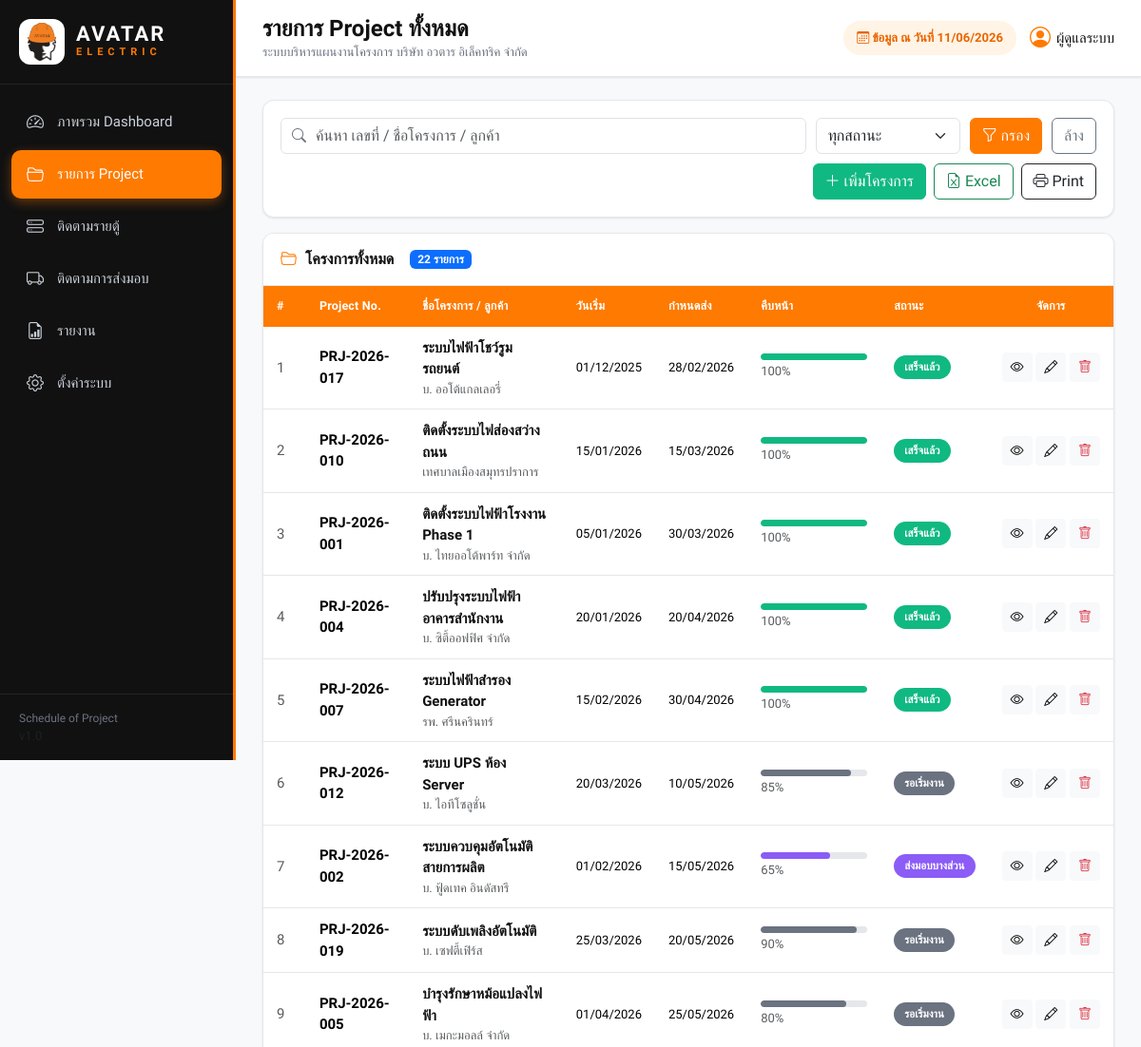
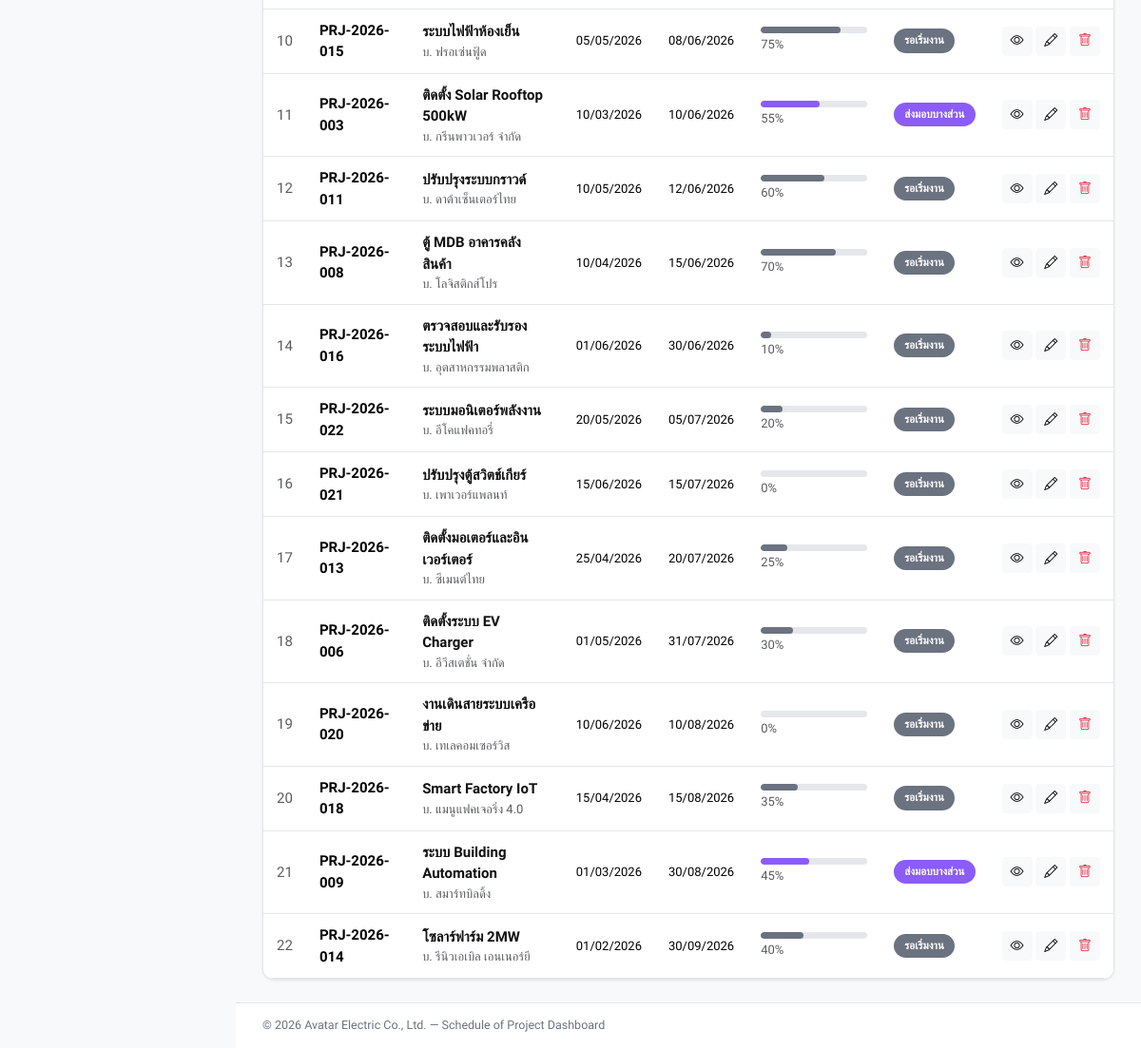
The app's page /archive_legacy/projects.php with its own data (2 pictures, top to bottom).
### tables this page shows
CREATE TABLE `projects` (
  `id`             INT UNSIGNED NOT NULL AUTO_INCREMENT,
  `project_no`     VARCHAR(40)  NOT NULL,
  `project_name`   VARCHAR(255) NOT NULL,
  `description`    TEXT         DEFAULT NULL,
  `customer`       VARCHAR(180) DEFAULT NULL,
  `department_id`  INT UNSIGNED DEFAULT NULL,
  `responsible_id` INT UNSIGNED DEFAULT NULL,
  `start_date`     DATE         DEFAULT NULL,
  `due_date`       DATE         DEFAULT NULL,
  `delivery_date`  DATE         DEFAULT NULL,
  `completed_date` DATE         DEFAULT NULL,
   
  `status`         ENUM('pending','in_progress','near_due','completed','overdue')
                   NOT NULL DEFAULT 'pending',
  `progress`       TINYINT UNSIGNED NOT NULL DEFAULT 0,
  `amount`         DECIMAL(15,2) NOT NULL DEFAULT 0.00,
  `remark`         TEXT         DEFAULT NULL,
  `attachment`     VARCHAR(255) DEFAULT NULL,
  `created_at`     TIMESTAMP NOT NULL DEFAULT CURRENT_TIMESTAMP,
  `updated_at`     TIMESTAMP NOT NULL DEFAULT CURRENT_TIMESTAMP ON UPDATE CURRENT_TIMESTAMP,
  PRIMARY KEY (`id`),
  UNIQUE KEY `uq_project_no` (`project_no`),
  KEY `fk_prj_dept` (`department_id`),
  KEY `fk_prj_user` (`responsible_id`),
  KEY `idx_due_date` (`due_date`),
  KEY `idx_status` (`status`),
  CONSTRAINT `fk_prj_dept` FOREIGN KEY (`department_id`)
    REFERENCES `departments`(`id`) ON DELETE SET NULL,
  CONSTRAINT `fk_prj_user` FOREIGN KEY (`responsible_id`)
    REFERENCES `users`(`id`) ON DELETE SET NULL
);

### archive_legacy/db.php (called while the page is built, shortened)
<?php
function db(): PDO
{
    static $pdo = null;
    $dsn = sprintf(
        'mysql:host=%s;port=%s;dbname=%s;charset=%s',
        DB_HOST,
        DB_PORT,
        DB_NAME,
        DB_CHARSET
    );
    $options = [
        PDO::ATTR_ERRMODE            => PDO::ERRMODE_EXCEPTION,
        PDO::ATTR_DEFAULT_FETCH_MODE => PDO::FETCH_ASSOC,
        PDO::ATTR_EMULATE_PREPARES   => false,
    ];
    try {
        $pdo = new PDO($dsn, DB_USER, DB_PASS, $options);
    } catch (PDOException $e) {
        http_response_code(500);
        die(
            '<div style="font-family:sans-serif;padding:2rem;color:#b91c1c">'
            . '<h2>เชื่อมต่อฐานข้อมูลไม่สำเร็จ</h2>'
            . '<p>กรุณาตรวจสอบการตั้งค่าใน <code>db.php</code> และ import <code>database.sql</code> แล้ว</p>'
            . '<pre>' . htmlspecialchars($e->getMessage()) . '</pre>'
            . '</div>'
        );
    }
    return $pdo;
}

### archive_legacy/projects.php (the view, shortened to what this page needs)
<?php
require_once __DIR__ . '/functions.php';
$filters = [
    'search' => trim($_GET['search'] ?? ''),
    'status' => $_GET['status'] ?? '',
];
$projects = get_projects($filters);
$qs = http_build_query(array_filter($filters));
?>
<div class="panel mb-3">
  <div class="panel-body">
    <form class="filter-bar" method="get">
      <div class="fb-search">
        <i class="bi bi-search"></i>
        <input type="text" name="search" class="form-control" placeholder="ค้นหา เลขที่ / ชื่อโครงการ / ลูกค้า"
               value="<?= e($filters['search']) ?>">
      </div>
      <select name="status" class="form-select">
        <option value="">ทุกสถานะ</option>
      </select>
      <button class="btn btn-primary"><i class="bi bi-funnel"></i> กรอง</button>
      <a href="projects.php" class="btn btn-outline-secondary">ล้าง</a>
      <div class="ms-auto d-flex gap-2">
        <a href="project_add.php" class="btn btn-success"><i class="bi bi-plus-lg"></i> เพิ่มโครงการ</a>
        <a href="export_excel.php?<?= e($qs) ?>" class="btn btn-outline-success"><i class="bi bi-file-earmark-excel"></i> Excel</a>
        <a href="print_report.php?<?= e($qs) ?>" class="btn btn-outline-dark" target="_blank"><i class="bi bi-printer"></i> Print</a>
      </div>
    </form>
  </div>
</div>
<div class="panel">
  <div class="panel-head">
    <i class="bi bi-folder2-open"></i> โครงการทั้งหมด
    <span class="badge bg-primary ms-2"><?= count($projects) ?> รายการ</span>
  </div>
  <div class="panel-body p-0">
    <div class="table-responsive">
      <table class="table table-hover align-middle mb-0 data-table">
        <thead>
          <tr>
            <th>#</th>
            <th>Project No.</th>
            <th>ชื่อโครงการ / ลูกค้า</th>
            <th>วันเริ่ม</th>
            <th>กำหนดส่ง</th>
            <th style="width:140px">คืบหน้า</th>
            <th>สถานะ</th>
            <th class="text-center">จัดการ</th>
          </tr>
        </thead>
        <tbody>
          <?php if (!$projects): ?>
            <tr><td colspan="8" class="text-center text-muted py-5">ไม่พบข้อมูลโครงการ</td></tr>
          <?php else: $i = 1; foreach ($projects as $p): $st = $p['effective_status']; ?>
            <tr>
              <td class="text-muted"><?= $i++ ?></td>
              <td class="fw-600"><?= e($p['project_no']) ?></td>
              <td>
                <a href="project_view.php?id=<?= (int)$p['id'] ?>" class="link-title"><?= e($p['project_name']) ?></a>
                <div class="text-muted small"><?= e($p['customer'] ?: '-') ?></div>
              </td>
              <td class="small"><?= e(format_date_dmy($p['start_date'])) ?></td>
              <td class="small"><?= e(format_date_dmy($p['due_date'])) ?></td>
              <td>
                <div class="progress-mini">
                  <div class="bar" style="width:<?= (int)$p['progress'] ?>%;background:<?= status_color($st) ?>"></div>
                </div>
                <span class="small text-muted"><?= (int)$p['progress'] ?>%</span>
              </td>
              <td><span class="<?= status_badge_class($st) ?>"><?= e(status_label($st)) ?></span></td>
              <td class="text-center text-nowrap">
                <a href="project_view.php?id=<?= (int)$p['id'] ?>" class="btn btn-sm btn-light" title="ดู"><i class="bi bi-eye"></i></a>
                <a href="project_edit.php?id=<?= (int)$p['id'] ?>" class="btn btn-sm btn-light" title="แก้ไข"><i class="bi bi-pencil"></i></a>
                <a href="project_delete.php?id=<?= (int)$p['id'] ?>" class="btn btn-sm btn-light text-danger"
                   title="ลบ" onclick="return confirm('ยืนยันการลบโครงการ <?= e($p['project_no']) ?> ?')"><i class="bi bi-trash"></i></a>
              </td>
            </tr>
          <?php endforeach; endif; ?>
        </tbody>
      </table>
    </div>
  </div>
</div>

### archive_legacy/assets/css/style.css (style rules this page uses)
:root { --primary-color:#FF7A00; --primary-hover:#E96500; --primary-soft:#FFF4E6; --sidebar-color:#111111; --sidebar-hover:#1F2937; --success-color:#10B981; --warning-color:#F59E0B; --info-color:#3B82F6; --danger-color:#EF4444; --gray-100:#F8F9FB; --gray-200:#E5E7EB; --gray-500:#6B7280; --gray-900:#111111; --navy:#111111; --navy-2:#1F2937; --navy-dark:#0a0a0a; --blue:#3B82F6; --green:#10B981; --orange:#FF7A00; --red:#EF4444; --slate:#6B7280; --bg:#F8F9FB; --card:#FFFFFF; --line:#E5E7EB; --text:#333333; --muted:#6B7280; --radius:12px; --shadow:0 1px 3px rgba(17,17,17,.06), 0 1px 2px rgba(17,17,17,.04); --shadow-lg:0 8px 24px rgba(17,17,17,.10); }
* { box-sizing:border-box; }
html,body { height:100%; }
body { margin:0; background:var(--bg); color:var(--text); font-family:'Prompt','Sarabun',system-ui,sans-serif; font-size:15px; }
a { text-decoration:none; color:inherit; }
.fw-600 { font-weight:600; }
.panel { background:var(--card); border-radius:var(--radius); box-shadow:var(--shadow); border:1px solid var(--line); overflow:hidden; }
.panel-head { display:flex; align-items:center; gap:9px; padding:14px 18px; font-weight:600; font-size:16px; color:var(--gray-900); border-bottom:1px solid var(--line); background:#fff; }
.panel-head i { font-size:17px; color:var(--primary-color); }
.panel-body { padding:18px; }
.panel-body.p-0 { padding:0; }
.data-table thead th { background:var(--primary-color); color:#fff; font-weight:600; font-size:12.5px; border:none; white-space:nowrap; padding:12px 14px; letter-spacing:.2px; }
.data-table tbody td { padding:11px 14px; border-bottom:1px solid var(--line); vertical-align:middle; }
.data-table tbody tr:nth-child(even) { background:#FAFAFA; }
.link-title { color:var(--gray-900); font-weight:600; }
.progress-mini { height:7px; background:var(--gray-200); border-radius:6px; overflow:hidden; }
.progress-mini .bar { height:100%; border-radius:6px; transition:width .4s; background:var(--primary-color); }
.badge-status { display:inline-block; padding:4px 11px; border-radius:20px; font-size:11.5px; font-weight:600; color:#fff; white-space:nowrap; }
.badge-status.pending { background:var(--gray-500); }
.badge-status.partial_delivery { background:#8B5CF6; }
.badge-status.completed { background:var(--success-color); }
.filter-bar { display:flex; gap:10px; align-items:center; flex-wrap:wrap; }
.fb-search { position:relative; min-width:280px; flex:1; }
.fb-search i { position:absolute; left:12px; top:50%; transform:translateY(-50%); color:var(--muted); }
.fb-search input { padding-left:36px; }
.filter-bar .form-select { width:auto; min-width:150px; }
.btn-primary { --bs-btn-bg:var(--primary-color); --bs-btn-border-color:var(--primary-color); --bs-btn-hover-bg:var(--primary-hover); --bs-btn-hover-border-color:var(--primary-hover); --bs-btn-active-bg:var(--primary-hover); --bs-btn-active-border-color:var(--primary-hover); }
.btn-success { --bs-btn-bg:var(--success-color); --bs-btn-border-color:var(--success-color); --bs-btn-hover-bg:#0ea271; --bs-btn-hover-border-color:#0ea271; }
small,.small { font-size:13px; }

### records on screen
projects: project_no "PRJ-2026-017", project_name "ระบบไฟฟ้าโชว์รูมรถยนต์", customer "บ. ออโต้แกลเลอรี่", start_date "01/12/2025", due_date "28/02/2026", progress "100", status "เสร็จแล้ว"
projects: project_no "PRJ-2026-010", project_name "ติดตั้งระบบไฟส่องสว่างถนน", customer "เทศบาลเมืองสมุทรปราการ", start_date "15/01/2026", due_date "15/03/2026", progress "100", status "เสร็จแล้ว"
projects: project_no "PRJ-2026-001", project_name "ติดตั้งระบบไฟฟ้าโรงงาน Phase 1", customer "บ. ไทยออโต้พาร์ท จำกัด", start_date "05/01/2026", due_date "30/03/2026", progress "100", status "เสร็จแล้ว"
projects: project_no "PRJ-2026-004", project_name "ปรับปรุงระบบไฟฟ้าอาคารสำนักงาน", customer "บ. ซิตี้ออฟฟิศ จำกัด", start_date "20/01/2026", due_date "20/04/2026", progress "100", status "เสร็จแล้ว"
projects: project_no "PRJ-2026-007", project_name "ระบบไฟฟ้าสำรอง Generator", customer "รพ. ศรีนครินทร์", start_date "15/02/2026", due_date "30/04/2026", progress "100", status "เสร็จแล้ว"
projects: project_no "PRJ-2026-012", project_name "ระบบ UPS ห้อง Server", customer "บ. ไอทีโซลูชั่น", start_date "20/03/2026", due_date "10/05/2026", progress "85", st "รอเริ่มงาน"
projects: project_no "PRJ-2026-002", project_name "ระบบควบคุมอัตโนมัติสายการผลิต", customer "บ. ฟู้ดเทค อินดัสทรี", start_date "01/02/2026", due_date "15/05/2026", progress "65", st "ส่งมอบบางส่วน"
projects: project_no "PRJ-2026-019", project_name "ระบบดับเพลิงอัตโนมัติ", customer "บ. เซฟตี้เฟิร์ส", start_date "25/03/2026", due_date "20/05/2026", progress "90", st "รอเริ่มงาน"
projects: project_no "PRJ-2026-005", project_name "บำรุงรักษาหม้อแปลงไฟฟ้า", customer "บ. เมกะมอลล์ จำกัด", start_date "01/04/2026", due_date "25/05/2026", progress "80", st "รอเริ่มงาน"
projects: project_no "PRJ-2026-015", project_name "ระบบไฟฟ้าห้องเย็น", customer "บ. ฟรอเซ่นฟู้ด", start_date "05/05/2026", due_date "08/06/2026", progress "75", st "รอเริ่มงาน"
projects: project_no "PRJ-2026-003", project_name "ติดตั้ง Solar Rooftop 500kW", customer "บ. กรีนพาวเวอร์ จำกัด", start_date "10/03/2026", due_date "10/06/2026", progress "55", st "ส่งมอบบางส่วน"
projects: project_no "PRJ-2026-011", project_name "ปรับปรุงระบบกราวด์", customer "บ. ดาต้าเซ็นเตอร์ไทย", start_date "10/05/2026", due_date "12/06/2026", progress "60", st "รอเริ่มงาน"
projects: project_no "PRJ-2026-008", project_name "ตู้ MDB อาคารคลังสินค้า", customer "บ. โลจิสติกส์โปร", start_date "10/04/2026", due_date "15/06/2026", progress "70", st "รอเริ่มงาน"
projects: project_no "PRJ-2026-016", project_name "ตรวจสอบและรับรองระบบไฟฟ้า", customer "บ. อุตสาหกรรมพลาสติก", start_date "01/06/2026", due_date "30/06/2026", progress "10", st "รอเริ่มงาน"
projects: project_no "PRJ-2026-022", project_name "ระบบมอนิเตอร์พลังงาน", customer "บ. อีโคแฟคทอรี่", start_date "20/05/2026", due_date "05/07/2026", progress "20", st "รอเริ่มงาน"
projects: project_no "PRJ-2026-021", project_name "ปรับปรุงตู้สวิตช์เกียร์", customer "บ. เพาเวอร์แพลนท์", start_date "15/06/2026", due_date "15/07/2026", progress "0", status "รอเริ่มงาน"
projects: project_no "PRJ-2026-013", project_name "ติดตั้งมอเตอร์และอินเวอร์เตอร์", customer "บ. ซีเมนต์ไทย", start_date "25/04/2026", due_date "20/07/2026", progress "25", st "รอเริ่มงาน"
projects: project_no "PRJ-2026-006", project_name "ติดตั้งระบบ EV Charger", customer "บ. อีวีสเตชั่น จำกัด", start_date "01/05/2026", due_date "31/07/2026", progress "30", st "รอเริ่มงาน"
projects: project_no "PRJ-2026-020", project_name "งานเดินสายระบบเครือข่าย", customer "บ. เทเลคอมเซอร์วิส", start_date "10/06/2026", due_date "10/08/2026", progress "0", status "รอเริ่มงาน"
projects: project_no "PRJ-2026-018", project_name "Smart Factory IoT", customer "บ. แมนูแฟคเจอริ่ง 4.0", start_date "15/04/2026", due_date "15/08/2026", progress "35", st "รอเริ่มงาน"
projects: project_no "PRJ-2026-009", project_name "ระบบ Building Automation", customer "บ. สมาร์ทบิลดิ้ง", start_date "01/03/2026", due_date "30/08/2026", progress "45", st "ส่งมอบบางส่วน"
projects: project_no "PRJ-2026-014", project_name "โซลาร์ฟาร์ม 2MW", customer "บ. รีนิวเอเบิล เอนเนอร์ยี", start_date "01/02/2026", due_date "30/09/2026", progress "40", st "รอเริ่มงาน"

### other values on screen
$label "ภาพรวม Dashboard"
$label "รายการ Project"
$label "ติดตามรายตู้"
$label "ติดตามการส่งมอบ"
$label "รายงาน"
$label "ตั้งค่าระบบ"
$title ?: 'Dashboard' "รายการ Project ทั้งหมด"
count($projects) "22"
